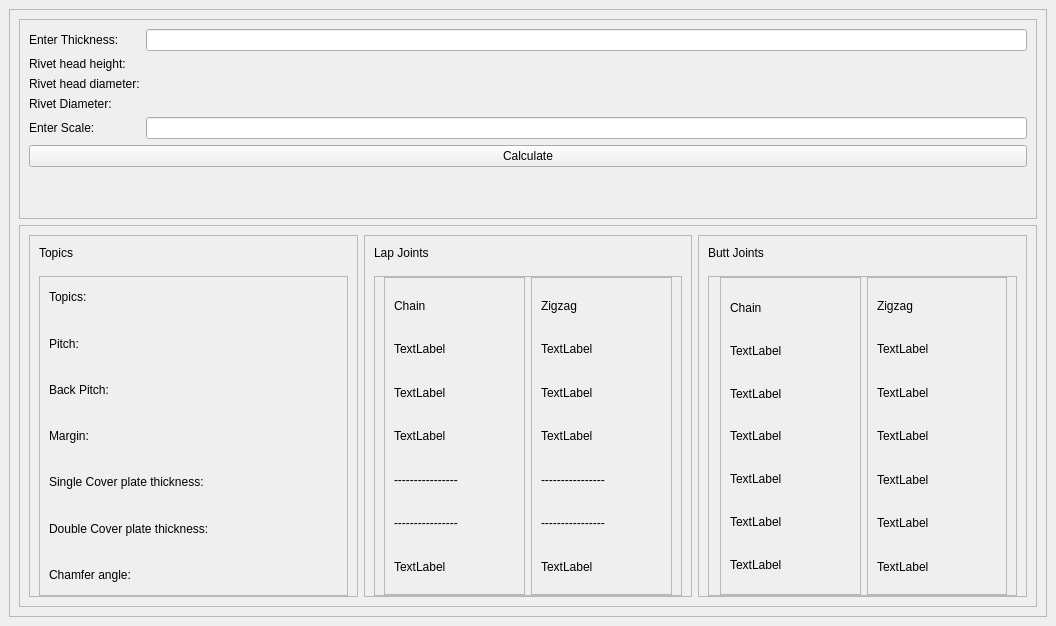
<?xml version="1.0" encoding="UTF-8"?>
<ui version="4.0">
 <class>RivetCalculator</class>
 <widget class="QMainWindow" name="RivetCalculator">
  <property name="geometry">
   <rect>
    <x>0</x>
    <y>0</y>
    <width>1056</width>
    <height>626</height>
   </rect>
  </property>
  <property name="windowTitle">
   <string>RivetCalculator</string>
  </property>
  <widget class="QWidget" name="centralwidget">
   <layout class="QVBoxLayout" name="verticalLayout">
    <item>
     <widget class="QFrame" name="frame">
      <property name="frameShape">
       <enum>QFrame::StyledPanel</enum>
      </property>
      <property name="frameShadow">
       <enum>QFrame::Raised</enum>
      </property>
      <layout class="QVBoxLayout" name="verticalLayout_2">
       <item>
        <widget class="QFrame" name="frame_3">
         <property name="maximumSize">
          <size>
           <width>16777215</width>
           <height>200</height>
          </size>
         </property>
         <property name="frameShape">
          <enum>QFrame::StyledPanel</enum>
         </property>
         <property name="frameShadow">
          <enum>QFrame::Raised</enum>
         </property>
         <layout class="QFormLayout" name="formLayout">
          <item row="0" column="0">
           <widget class="QLabel" name="label">
            <property name="text">
             <string>Enter Thickness:</string>
            </property>
           </widget>
          </item>
          <item row="0" column="1">
           <widget class="QLineEdit" name="lineEdit"/>
          </item>
          <item row="1" column="0">
           <widget class="QLabel" name="label_7">
            <property name="text">
             <string>Rivet head height:</string>
            </property>
           </widget>
          </item>
          <item row="1" column="1">
           <widget class="QLabel" name="label_hh">
            <property name="text">
             <string/>
            </property>
           </widget>
          </item>
          <item row="2" column="0">
           <widget class="QLabel" name="label_3">
            <property name="text">
             <string>Rivet head diameter:</string>
            </property>
           </widget>
          </item>
          <item row="2" column="1">
           <widget class="QLabel" name="label_hd">
            <property name="text">
             <string/>
            </property>
           </widget>
          </item>
          <item row="3" column="0">
           <widget class="QLabel" name="label_2">
            <property name="text">
             <string>Rivet Diameter:</string>
            </property>
           </widget>
          </item>
          <item row="3" column="1">
           <widget class="QLabel" name="label_d">
            <property name="text">
             <string/>
            </property>
           </widget>
          </item>
          <item row="4" column="0">
           <widget class="QLabel" name="label_4">
            <property name="text">
             <string>Enter Scale:</string>
            </property>
           </widget>
          </item>
          <item row="7" column="0" colspan="2">
           <widget class="QPushButton" name="pushButton">
            <property name="text">
             <string>Calculate</string>
            </property>
           </widget>
          </item>
          <item row="4" column="1">
           <widget class="QLineEdit" name="lineEdit_2"/>
          </item>
         </layout>
        </widget>
       </item>
       <item>
        <widget class="QFrame" name="frame_2">
         <property name="frameShape">
          <enum>QFrame::StyledPanel</enum>
         </property>
         <property name="frameShadow">
          <enum>QFrame::Raised</enum>
         </property>
         <layout class="QHBoxLayout" name="horizontalLayout">
          <item>
           <widget class="QFrame" name="frame_4">
            <property name="frameShape">
             <enum>QFrame::StyledPanel</enum>
            </property>
            <property name="frameShadow">
             <enum>QFrame::Raised</enum>
            </property>
            <layout class="QVBoxLayout" name="verticalLayout_3">
             <property name="topMargin">
              <number>0</number>
             </property>
             <property name="bottomMargin">
              <number>0</number>
             </property>
             <item>
              <widget class="QLabel" name="label_5">
               <property name="text">
                <string>Topics</string>
               </property>
              </widget>
             </item>
             <item>
              <widget class="QFrame" name="frame_13">
               <property name="minimumSize">
                <size>
                 <width>0</width>
                 <height>320</height>
                </size>
               </property>
               <property name="frameShape">
                <enum>QFrame::StyledPanel</enum>
               </property>
               <property name="frameShadow">
                <enum>QFrame::Raised</enum>
               </property>
               <layout class="QVBoxLayout" name="verticalLayout_10">
                <property name="topMargin">
                 <number>0</number>
                </property>
                <property name="bottomMargin">
                 <number>0</number>
                </property>
                <item>
                 <widget class="QLabel" name="label_6">
                  <property name="text">
                   <string>Topics:</string>
                  </property>
                 </widget>
                </item>
                <item>
                 <widget class="QLabel" name="label_13">
                  <property name="text">
                   <string>Pitch:</string>
                  </property>
                 </widget>
                </item>
                <item>
                 <widget class="QLabel" name="label_8">
                  <property name="text">
                   <string>Back Pitch:</string>
                  </property>
                 </widget>
                </item>
                <item>
                 <widget class="QLabel" name="label_12">
                  <property name="text">
                   <string>Margin:</string>
                  </property>
                 </widget>
                </item>
                <item>
                 <widget class="QLabel" name="label_9">
                  <property name="text">
                   <string>Single Cover plate thickness:</string>
                  </property>
                 </widget>
                </item>
                <item>
                 <widget class="QLabel" name="label_11">
                  <property name="text">
                   <string>Double Cover plate thickness:</string>
                  </property>
                 </widget>
                </item>
                <item>
                 <widget class="QLabel" name="label_10">
                  <property name="text">
                   <string>Chamfer angle:</string>
                  </property>
                 </widget>
                </item>
               </layout>
              </widget>
             </item>
            </layout>
           </widget>
          </item>
          <item>
           <widget class="QFrame" name="frame_5">
            <property name="frameShape">
             <enum>QFrame::StyledPanel</enum>
            </property>
            <property name="frameShadow">
             <enum>QFrame::Raised</enum>
            </property>
            <layout class="QVBoxLayout" name="verticalLayout_4">
             <property name="topMargin">
              <number>0</number>
             </property>
             <property name="bottomMargin">
              <number>0</number>
             </property>
             <item>
              <widget class="QLabel" name="label_15">
               <property name="text">
                <string>Lap Joints</string>
               </property>
              </widget>
             </item>
             <item>
              <widget class="QFrame" name="frame_7">
               <property name="minimumSize">
                <size>
                 <width>0</width>
                 <height>320</height>
                </size>
               </property>
               <property name="frameShape">
                <enum>QFrame::StyledPanel</enum>
               </property>
               <property name="frameShadow">
                <enum>QFrame::Raised</enum>
               </property>
               <layout class="QHBoxLayout" name="horizontalLayout_2">
                <property name="topMargin">
                 <number>0</number>
                </property>
                <property name="bottomMargin">
                 <number>0</number>
                </property>
                <item>
                 <widget class="QFrame" name="frame_9">
                  <property name="frameShape">
                   <enum>QFrame::StyledPanel</enum>
                  </property>
                  <property name="frameShadow">
                   <enum>QFrame::Raised</enum>
                  </property>
                  <layout class="QVBoxLayout" name="verticalLayout_6">
                   <item>
                    <widget class="QLabel" name="label_18">
                     <property name="text">
                      <string>Chain</string>
                     </property>
                    </widget>
                   </item>
                   <item>
                    <widget class="QLabel" name="label_cp">
                     <property name="text">
                      <string>TextLabel</string>
                     </property>
                    </widget>
                   </item>
                   <item>
                    <widget class="QLabel" name="label_cbp">
                     <property name="text">
                      <string>TextLabel</string>
                     </property>
                    </widget>
                   </item>
                   <item>
                    <widget class="QLabel" name="label_cm">
                     <property name="text">
                      <string>TextLabel</string>
                     </property>
                    </widget>
                   </item>
                   <item>
                    <widget class="QLabel" name="label_cscpt_3">
                     <property name="text">
                      <string>----------------</string>
                     </property>
                    </widget>
                   </item>
                   <item>
                    <widget class="QLabel" name="label_cdcpt">
                     <property name="text">
                      <string>----------------</string>
                     </property>
                    </widget>
                   </item>
                   <item>
                    <widget class="QLabel" name="label_cca">
                     <property name="text">
                      <string>TextLabel</string>
                     </property>
                    </widget>
                   </item>
                  </layout>
                 </widget>
                </item>
                <item>
                 <widget class="QFrame" name="frame_10">
                  <property name="frameShape">
                   <enum>QFrame::StyledPanel</enum>
                  </property>
                  <property name="frameShadow">
                   <enum>QFrame::Raised</enum>
                  </property>
                  <layout class="QVBoxLayout" name="verticalLayout_7">
                   <item>
                    <widget class="QLabel" name="label_20">
                     <property name="text">
                      <string>Zigzag</string>
                     </property>
                    </widget>
                   </item>
                   <item>
                    <widget class="QLabel" name="label_zp">
                     <property name="text">
                      <string>TextLabel</string>
                     </property>
                    </widget>
                   </item>
                   <item>
                    <widget class="QLabel" name="label_zbp">
                     <property name="text">
                      <string>TextLabel</string>
                     </property>
                    </widget>
                   </item>
                   <item>
                    <widget class="QLabel" name="label_zm">
                     <property name="text">
                      <string>TextLabel</string>
                     </property>
                    </widget>
                   </item>
                   <item>
                    <widget class="QLabel" name="label_zscpt">
                     <property name="text">
                      <string>----------------</string>
                     </property>
                    </widget>
                   </item>
                   <item>
                    <widget class="QLabel" name="label_zdcpt">
                     <property name="text">
                      <string>----------------</string>
                     </property>
                    </widget>
                   </item>
                   <item>
                    <widget class="QLabel" name="label_zca">
                     <property name="text">
                      <string>TextLabel</string>
                     </property>
                    </widget>
                   </item>
                  </layout>
                 </widget>
                </item>
               </layout>
              </widget>
             </item>
            </layout>
           </widget>
          </item>
          <item>
           <widget class="QFrame" name="frame_6">
            <property name="frameShape">
             <enum>QFrame::StyledPanel</enum>
            </property>
            <property name="frameShadow">
             <enum>QFrame::Raised</enum>
            </property>
            <layout class="QVBoxLayout" name="verticalLayout_5">
             <property name="topMargin">
              <number>0</number>
             </property>
             <property name="bottomMargin">
              <number>0</number>
             </property>
             <item>
              <widget class="QLabel" name="label_16">
               <property name="text">
                <string>Butt Joints</string>
               </property>
              </widget>
             </item>
             <item>
              <widget class="QFrame" name="frame_8">
               <property name="minimumSize">
                <size>
                 <width>0</width>
                 <height>320</height>
                </size>
               </property>
               <property name="frameShape">
                <enum>QFrame::StyledPanel</enum>
               </property>
               <property name="frameShadow">
                <enum>QFrame::Raised</enum>
               </property>
               <layout class="QHBoxLayout" name="horizontalLayout_3">
                <property name="leftMargin">
                 <number>11</number>
                </property>
                <property name="topMargin">
                 <number>0</number>
                </property>
                <property name="bottomMargin">
                 <number>0</number>
                </property>
                <item>
                 <widget class="QFrame" name="frame_11">
                  <property name="frameShape">
                   <enum>QFrame::StyledPanel</enum>
                  </property>
                  <property name="frameShadow">
                   <enum>QFrame::Raised</enum>
                  </property>
                  <layout class="QVBoxLayout" name="verticalLayout_8">
                   <property name="topMargin">
                    <number>11</number>
                   </property>
                   <property name="bottomMargin">
                    <number>11</number>
                   </property>
                   <item>
                    <widget class="QLabel" name="label_19">
                     <property name="text">
                      <string>Chain</string>
                     </property>
                    </widget>
                   </item>
                   <item>
                    <widget class="QLabel" name="label_bcp">
                     <property name="text">
                      <string>TextLabel</string>
                     </property>
                    </widget>
                   </item>
                   <item>
                    <widget class="QLabel" name="label_bcbp">
                     <property name="text">
                      <string>TextLabel</string>
                     </property>
                    </widget>
                   </item>
                   <item>
                    <widget class="QLabel" name="label_bcm">
                     <property name="text">
                      <string>TextLabel</string>
                     </property>
                    </widget>
                   </item>
                   <item>
                    <widget class="QLabel" name="label_bcscpt">
                     <property name="text">
                      <string>TextLabel</string>
                     </property>
                    </widget>
                   </item>
                   <item>
                    <widget class="QLabel" name="label_bcdcpt">
                     <property name="text">
                      <string>TextLabel</string>
                     </property>
                    </widget>
                   </item>
                   <item>
                    <widget class="QLabel" name="label_bcca">
                     <property name="text">
                      <string>TextLabel</string>
                     </property>
                    </widget>
                   </item>
                  </layout>
                 </widget>
                </item>
                <item>
                 <widget class="QFrame" name="frame_12">
                  <property name="frameShape">
                   <enum>QFrame::StyledPanel</enum>
                  </property>
                  <property name="frameShadow">
                   <enum>QFrame::Raised</enum>
                  </property>
                  <layout class="QVBoxLayout" name="verticalLayout_9">
                   <item>
                    <widget class="QLabel" name="label_21">
                     <property name="text">
                      <string>Zigzag</string>
                     </property>
                    </widget>
                   </item>
                   <item>
                    <widget class="QLabel" name="label_bzp">
                     <property name="text">
                      <string>TextLabel</string>
                     </property>
                    </widget>
                   </item>
                   <item>
                    <widget class="QLabel" name="label_bzbp">
                     <property name="text">
                      <string>TextLabel</string>
                     </property>
                    </widget>
                   </item>
                   <item>
                    <widget class="QLabel" name="label_bzm">
                     <property name="text">
                      <string>TextLabel</string>
                     </property>
                    </widget>
                   </item>
                   <item>
                    <widget class="QLabel" name="label_bzscpt">
                     <property name="text">
                      <string>TextLabel</string>
                     </property>
                    </widget>
                   </item>
                   <item>
                    <widget class="QLabel" name="label_bzdcpt">
                     <property name="text">
                      <string>TextLabel</string>
                     </property>
                    </widget>
                   </item>
                   <item>
                    <widget class="QLabel" name="label_bzca">
                     <property name="text">
                      <string>TextLabel</string>
                     </property>
                    </widget>
                   </item>
                  </layout>
                 </widget>
                </item>
               </layout>
              </widget>
             </item>
            </layout>
           </widget>
          </item>
         </layout>
        </widget>
       </item>
      </layout>
     </widget>
    </item>
   </layout>
  </widget>
 </widget>
 <resources/>
 <connections/>
</ui>
